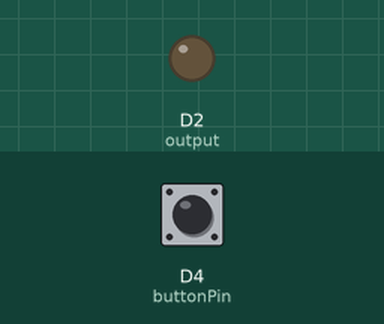
Recording of a sketch running on a simulated ESP8266 (NodeMCU). Parts: output pins drawn as LEDs (lit = HIGH). The inputs (shaded band) are chosen by the test bench; at power-on: D4 (buttonPin) LOW. WiFi joins after 1.5 s; servers stay silent unless stated; random numbers use the default seed unless the sketch sets one; what the sketch prints to the serial monitor is not drawn.

Above: at 3.2 s.
3.3 s: D4 (buttonPin) pulled HIGH for 0.15 s
At 4.2 s:
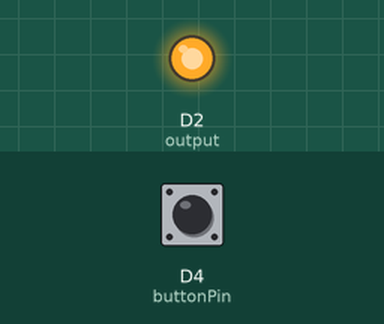
6.4 s: D4 (buttonPin) pulled HIGH for 1 s
At 7.8 s:
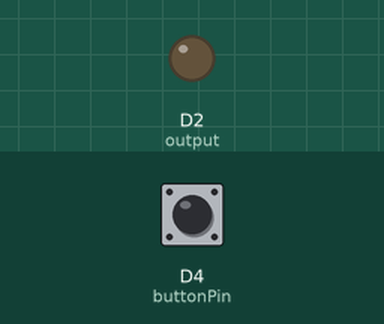
8.9 s: D4 (buttonPin) pulled HIGH for 3.2 s
At 9.6 s:
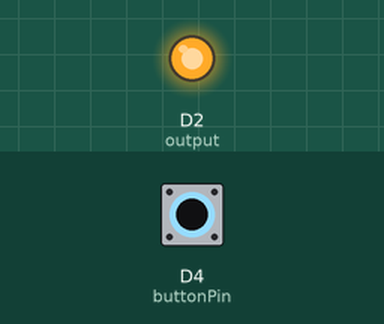
Timing chart, 0 to 11.9 s (numbered marks = the images above; inputs shaded):
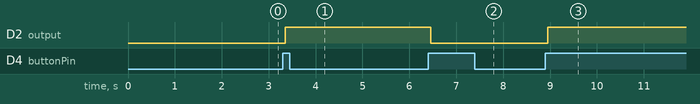

The sketch:

ESP9266_basic_webServer_bidirectonalCommunication_webSockets.ino
```cpp
#include <ESP8266WiFi.h>
#include <ESPAsyncWebServer.h>
#include <ESPAsyncTCP.h>

const char* ssid ="IPUP";
const char* password = "HansOgPeter2300";

AsyncWebServer server(80);
AsyncWebSocket ws("/ws");

int randomNumber = 0;

const char* PARAM_INPUT_1 = "state";

const int output = D2;
const int buttonPin = D4;

int ledState = LOW;          // the current state of the output pin
int buttonState;             // the current reading from the input pin
int lastButtonState = LOW;   // the previous reading from the input pin

unsigned long lastDebounceTime = 0;  // the last time the output pin was toggled
unsigned long debounceDelay = 50;    // the debounce time; increase if the output flickers

int interval = 1000;
unsigned long previousMillis = 0;


const char webpage [] PROGMEM = R"rawliteral(
<!DOCTYPE HTML>
<html>
<head>
  <title>ESP Web Server</title>
  <meta name="viewport" content="width=device-width, initial-scale=1">
  <style>
    html {font-family: Arial; display: inline-block; text-align: center;}
    h1 {font-size: 3.0rem;}
    p {font-size: 3.0rem;}
    body {max-width: 600px; margin:0px auto; padding-bottom: 25px;}
    .switch {position: relative; display: inline-block; width: 120px; height: 68px}
    .switch input {display: none}
    .slider {position: absolute; top: 0; left: 0; right: 0; bottom: 0; background-color: #ccc; border-radius: 34px}
    .slider:before {position: absolute; content: ""; height: 52px; width: 52px; left: 8px; bottom: 8px;
      background-color: #fff; -webkit-transition: .4s; transition: .4s; border-radius: 68px}

    input:checked+.slider {background-color: #2196F3}
    input:checked+.slider:before {-webkit-transform: translateX(52px); -ms-transform: translateX(52px); transform: translateX(52px)}
  </style>
 </head>
  <script>
    var gateway = `ws://${window.location.hostname}/ws`;
    var websocket;

    window.addEventListener('load', onLoad);

    function initWebSocket() {
      console.log('Trying to open a WebSocket connection...');
      websocket = new WebSocket(gateway);
      websocket.onopen = onOpen;
      websocket.onclose = onClose;
      websocket.onmessage = onMessage;
    }

    function onOpen(event) {
      console.log('Connection opened');
    }

    function onClose(event) {
      console.log('Connection closed');
      setTimeout(initWebSocket, 2000);
    }

    function onMessage(event) {
      document.getElementById('state').innerHTML = 'Random Number: ' + event.data;
    }

    function onLoad(event) {
      initWebSocket();
    }

    function toggleCheckbox(element) {
    var xhr = new XMLHttpRequest();
    if(element.checked){ xhr.open("GET", "/update?state=1", true); }
    else { xhr.open("GET", "/update?state=0", true); }
    xhr.send();
    }

    setInterval(function ( ) {
    var xhttp = new XMLHttpRequest();
    xhttp.onreadystatechange = function() {
      if (this.readyState == 4 && this.status == 200) {
        var inputChecked;
        var outputStateM;
        if( this.responseText == 1){
          inputChecked = true;
          outputStateM = "On";
        }
        else {
          inputChecked = false;
          outputStateM = "Off";
      }
      document.getElementById("output").checked = inputChecked;
      document.getElementById("outputState").innerHTML = outputStateM;
    }
  };
  xhttp.open("GET", "/state", true);
  xhttp.send();
}, 1000 ) ;

  </script>

<body>
  <div>
  <h1>ESP Web Server</h1>
  %BUTTONPLACEHOLDER%
  </div>

  <div>
    <h2>Random Number</h2>
    <p id="state">Random Number: </p>
  </div>
</body>
</html>
)rawliteral";


void setup() {
  Serial.begin(115200);

  pinMode(output, OUTPUT);
  digitalWrite(output, LOW);
  pinMode(buttonPin, INPUT);

  WiFi.begin(ssid, password);
  while (WiFi.status() != WL_CONNECTED) {
    delay(1000);
    Serial.println("Connecting to WiFi..");
  }
  // Print ESP Local IP Address
  Serial.println(WiFi.localIP());

  server.on("/", HTTP_GET, [](AsyncWebServerRequest *request){
    request->send_P(200, "text/html", webpage, processor);
  });

  ws.onEvent(onEvent);
  server.addHandler(&ws);

  // Send a GET request to <ESP_IP>/update?state=<inputMessage>
  server.on("/update", HTTP_GET, [] (AsyncWebServerRequest *request) {
    String inputMessage;
    String inputParam;
    // GET input1 value on <ESP_IP>/update?state=<inputMessage>
    if (request->hasParam(PARAM_INPUT_1)) {
      inputMessage = request->getParam(PARAM_INPUT_1)->value();
      inputParam = PARAM_INPUT_1;
      digitalWrite(output, inputMessage.toInt());
      ledState = !ledState;
    }
    else {
      inputMessage = "No message sent";
      inputParam = "none";
    }
    Serial.println(inputMessage);
    request->send(200, "text/plain", "OK");
  });
  // Send a GET request to <ESP_IP>/state
  server.on("/state", HTTP_GET, [] (AsyncWebServerRequest *request) {
    request->send(200, "text/plain", String(digitalRead(output)).c_str());
  });
  // Start server
  server.begin();
}

void loop() {
  ws.cleanupClients();

  // Generate a random number between 0 and 100 every 1000 milli seconds
  randomNumber = random(101);
 unsigned now = millis();
  if (now - previousMillis > interval) {
    previousMillis = now;
    ws.textAll(String(randomNumber));
  }

  int reading = digitalRead(buttonPin);

  // check to see if you just pressed the button
  // (i.e. the input went from LOW to HIGH), and you've waited long enough
  // since the last press to ignore any noise:

  // If the switch changed, due to noise or pressing:
  if (reading != lastButtonState) {
    // reset the debouncing timer
    lastDebounceTime = millis();
  }

  if ((millis() - lastDebounceTime) > debounceDelay) {
    // whatever the reading is at, it's been there for longer than the debounce
    // delay, so take it as the actual current state:

    // if the button state has changed:
    if (reading != buttonState) {
      buttonState = reading;

      // only toggle the LED if the new button state is HIGH
      if (buttonState == HIGH) {
        ledState = !ledState;
      }
    }
  }
// set the LED:
  digitalWrite(output, ledState);

  // save the reading. Next time through the loop, it'll be the lastButtonState:
  lastButtonState = reading;
}
void onEvent(AsyncWebSocket *server, AsyncWebSocketClient *client, AwsEventType type,
             void *arg, uint8_t *data, size_t len) {
  // Handle WebSocket events
}

String processor(const String& var) {
  if (var == "STATE") {
    return String(randomNumber);
  }
  if(var == "BUTTONPLACEHOLDER"){
    String buttons ="";
    String outputStateValue = outputState();
    buttons+= "<h2>Output - GPIO 2 - State <span id=\"outputState\"></span></h2><label class=\"switch\"><input type=\"checkbox\" onchange=\"toggleCheckbox(this)\" id=\"output\" " + outputStateValue + "><span class=\"slider\"></span></label>";
    return buttons;
  }
  return String();
}
String outputState(){
  if(digitalRead(output)){
    return "checked";
  }
  else {
    return "";
  }
  return "";
}
```

Measured:
- after the input at 3.3 s, D2 (output): LOW → HIGH after 0.05 s
- after the input at 6.4 s, D2 (output): HIGH → LOW after 0.05 s
- after the input at 8.9 s, D2 (output): LOW → HIGH after 0.05 s
